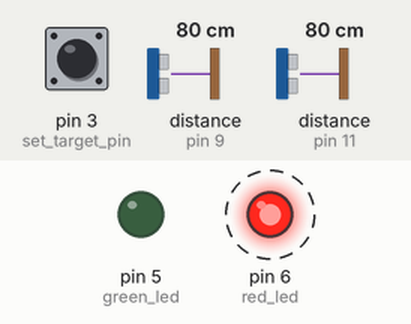
A sketch run on a simulated Arduino Uno, built with avr-gcc and run on an emulated ATmega328P. On the bench: output pins drawn as LEDs (lit = HIGH). Dashed ring = blinking. The inputs (shaded band) are chosen by the test bench; at power-on: pin 3 (set_target_pin) LOW, distance to the obstacle (sensors on pin 9, pin 11) 80 cm. The echo pulse lasts 58.3 µs per cm; EEPROM starts erased; what the sketch prints to the serial monitor is not drawn.

Above: at 1.2 s.
1.3 s: pin 3 (set_target_pin) pulled HIGH for 3.2 s
At 5.6 s:
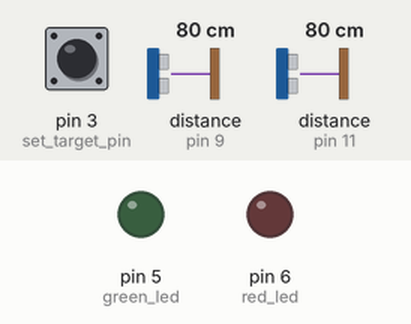
6.0 s: distance to the obstacle (sensor on pin 9) set to 74 cm
At 6.52 s:
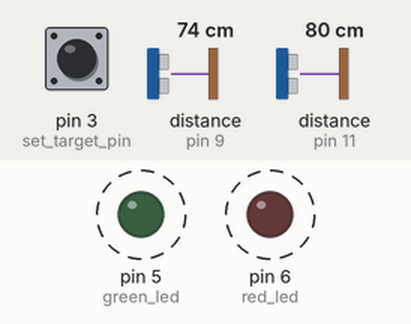
9.0 s: distance to the obstacle (sensor on pin 9) set to 4 cm
12.0 s: distance to the obstacle (sensor on pin 9) set to 2 cm
At 13.0 s:
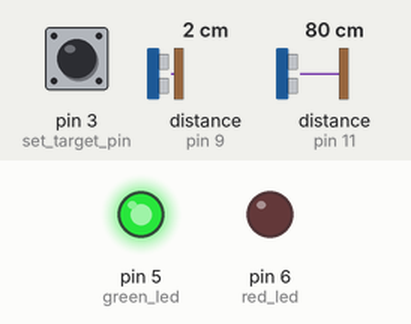
13.5 s: distance to the obstacle (sensor on pin 11) set to 72 cm
16.5 s: distance to the obstacle (sensor on pin 11) set to 120 cm
At 16.79 s:
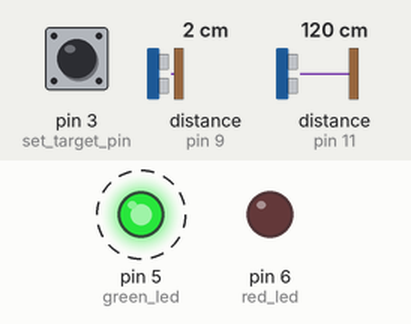
Timing chart, 0 to 20.5 s (numbered marks = the images above; inputs shaded):
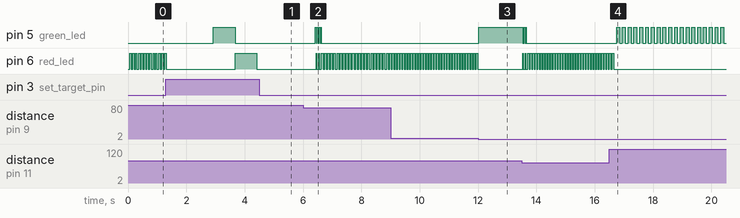

Measured:
- the behaviour switches between 78 and 77 cm on distance to the obstacle (sensor on pin 9) (found by bisection; images 1 and 2)
- the behaviour switches between 3 and 2 cm on distance to the obstacle (sensor on pin 9) (found by bisection; images 2 and 3)
- after the input at 1.3 s, pin 5 (green_led): LOW → HIGH after 1.6 s, → LOW 0.75 s later
- after the input at 6.0 s, pin 6 (red_led): alternates HIGH for 0.05 s and LOW for 0.05 s, starting after 0.44 s
- after the input at 12.0 s, pin 5 (green_led): LOW → HIGH at once; pin 6 (red_led): stops changing and stays LOW
- after the input at 13.5 s, pin 5 (green_led): alternates HIGH for 0.02 s and LOW for 0.02 s, 7 changes in all, then stays LOW, starting at once; pin 6 (red_led): alternates HIGH for 0.04 s and LOW for 0.04 s, starting at once
- after the input at 16.5 s, pin 5 (green_led): alternates HIGH for 0.10 s and LOW for 0.10 s, starting after 0.25 s; pin 6 (red_led): goes on until 16.7 s, then stays LOW

The sketch:

parking_helper.ino
```cpp
// I used this tutorial for ultrasonic sensor. The video is very helpful for understanding the basics.
// https://howtomechatronics.com/tutorials/arduino/ultrasonic-sensor-hc-sr04/
// However, the code that tutorial uses is inaccurate and more complex.

/*
  Communication with the ultrasonic sensor is done with the NewPing library

  Installation:
    Sketch -> Include Library -> Manage Libraries

  Docs:
    http://playground.arduino.cc/Code/NewPing
*/
#include <NewPing.h>
#define MAX_DISTANCE 1500 // This value is CM. IMPORTANT: If this value is too low, the sensors won't wait
// long enough for the ping to return, and the next iteration may recieve the ping. Ex: There isn't a car
// in the garage and the device starts to see random distances.
#define TRIGGER_PIN_A  12
#define ECHO_PIN_A     11
NewPing sonar_a(TRIGGER_PIN_A, ECHO_PIN_A, MAX_DISTANCE);
#define TRIGGER_PIN_B  10
#define ECHO_PIN_B     9
NewPing sonar_b(TRIGGER_PIN_B, ECHO_PIN_B, MAX_DISTANCE);

/*
  The runningMedian library is used for smoothing. The running median basically an array. When a new
  item is added, the oldest is removed. Methods exist for getting the median, max, min, etc.

  This library is not available in the IDE and has to be added manually. You should google manually
  adding arduino libraries for your OS. Usually it consists of downloading a git repository as a zip
  file and then extracting the folder into an arduino directory, inside the /libraries folder. (ex:
  arduino-1.8.5/libraries/<library name>)

  runningMedian:
    Documentation:  http://playground.arduino.cc/Main/RunningMedian
    Git Repo:       https://github.com/RobTillaart/Arduino/tree/master/libraries/RunningMedian

  Two running medians are used:
  name
    distance_running_median: stores individual sensor reading and products a reading used for
            determining the distance from the sensor.

    distance_history: stores the distances generated by the distance_running_median. Used to determine
            if there has been any recent movement.
*/
#include "RunningMedian.h"
RunningMedian distance_running_median = RunningMedian(15);
RunningMedian distance_history = RunningMedian(13);    // to the median of the long history to check
// for motion.

/*
  EEPROM is used for persistant storage. The Target is stored in EEPROM so
  that it doesn't reset on restart.

  Docs:
    https://www.arduino.cc/en/Reference/EEPROM
    https://www.arduino.cc/en/Tutorial/EEPROMWrite
*/
#include <EEPROM.h>
int target_addr = 0;

/*
  LED settings
*/
int green_led = 5;                      // Pin for the LED
int red_led = 6;                        // Pin for the LED
unsigned long last_blink = millis();
bool last_led_state = false;            // Stores the state of the LEDs pin (output pins cannot be read)
int min_blink_duration = 40;            // During parking,the distance from the target is mapped to min/max
int max_blink_duration = 1000;          // blink durations.
int blink_duration;                     // The determined duration will be stored here.
int target_distance;
int target_dead_zone = 6;

/*
  Set Target Button
*/
int set_target_pin = 3;                 // Pin for switch
int set_target_debounce_time = 1000;    // Debounce time in millis

/*
  Other variables
*/
int max_distance_in = 192;
int cur_distance = 100;
int history_interval = 333;       // invertval in millis in which an entry is added to history
unsigned long last_history_add = millis();
unsigned long last_motion_event = millis();
int motion_threshold_in = 4;      // Threshold for what is considered motion. If the device leaves standby
// too often, increase this.
int standby_after = 20000;        // After this much time with no motion above the threshold, the device will
// enter into standby mode.
int delay_between_pings = 8;      // A delay between pings is important to reduce noise in the sensor readings.
// Noise is likely due to the sensor recieving an echo from a previous ping. One library used 33ms for this
// value, however, I didn't see a difference between a 33 delay or 8ms delay. 5ms showed noise.


void setup() {
  // setup() is run once, at start

  // If the value at the address is 0, (the factory default for that address)
  // then write a default target distance in inches
  if (EEPROM.read(target_addr) == 0) {
    EEPROM.write(target_addr, 36);
  }

  // Read the target from memory
  target_distance = EEPROM.read(target_addr);

  // Setup the output pins and set their default status
  pinMode(green_led, OUTPUT);
  pinMode(red_led, OUTPUT);
  pinMode(set_target_pin, INPUT);
  digitalWrite(green_led, LOW);
  digitalWrite(red_led, LOW);

  Serial.begin(115200);
  Serial.println(target_distance);

}

void loop() {
  // The code here is looped until the device loses power.

  if (digitalRead(set_target_pin) == HIGH) {
    // If a button press is detected, debounce and then write the current distance as the target distance.

    // Uncomment for debugging
    // Serial.println("Button press detected");

    delay(set_target_debounce_time);

    if (digitalRead(set_target_pin) == HIGH) {
      // If its still high, read the current distance and write it to memory

      // Uncomment for debugging
      // Serial.println("Debounced");

      int a = sonar_a.convert_in(sonar_a.ping_median(11));
      delay(delay_between_pings);
      int b = sonar_b.convert_in(sonar_b.ping_median(11));
      cur_distance = simplify_distance(a, b);

      // Set the target to the current distance - 1, so that after the target is set, the light is green,
      // instead of blinking red.
      EEPROM.write(target_addr, cur_distance - 1);
      target_distance = EEPROM.read(target_addr);

      // Uncomment for debugging
      // Serial.print("New target: ");
      // Serial.println(target_distance);

      // Blink light to let user know its been set.
      digitalWrite(green_led, HIGH);
      digitalWrite(red_led, LOW);
      delay(750);
      digitalWrite(green_led, LOW);
      digitalWrite(red_led, HIGH);
      delay(750);
      digitalWrite(green_led, LOW);
      digitalWrite(red_led, LOW);
      delay(2000);
    }

  }

  if (last_motion_event + standby_after < millis()) {

    // Check if there has been motion recently, if there has not, turn off the LEDs and then
    // check for motion once per history inverval and set last_motion_event if there has been
    // motion.

    digitalWrite(green_led, LOW);
    digitalWrite(red_led, LOW);

    // Get sensor data to put into the running median.

    // In this case blocking pings isn't an issue since the LED blinks aren't being set, so we can use
    // sonar's median method. Do three iterations, returning the median then converting to inches.
    int a = sonar_a.convert_in(sonar_a.ping_median(5));
    delay(delay_between_pings);
    int b = sonar_b.convert_in(sonar_b.ping_median(5));
    cur_distance = simplify_distance(a, b);
    distance_history.add(cur_distance);

    // Uncomment for debugging
    // Serial.print("cur_distance:");
    // Serial.print(cur_distance);
    // Serial.print(", a:");
    // Serial.print(a);
    // Serial.print(", b:");
    // Serial.println(b);

    if (distance_history.getHighest() - distance_history.getLowest() > motion_threshold_in) {

      // If there has been a recent event, set the last_motion_variable.
      last_motion_event = millis();

      // Uncomment for debugging
      // Serial.print("Motion sensed, leaving standby");

    }

    // Sleep for a second
    delay(history_interval);

  } else {

    // Get the distance and update the LEDs

    // pinging is a blocking function that can take time especially if the object is far,
    // and device timesout. To keep the LEDs accurate, they must be processed often. A delay
    // between each reading is very important. Without it the sensors are very noisy. This
    // could be because the sensor is recieving an echo of the previous sensor's ping.
    handle_output(cur_distance);
    int a = sonar_a.ping_in();
    delay(delay_between_pings);
    handle_output(cur_distance);
    int b = sonar_b.ping_in();
    delay(delay_between_pings);

    // Add the cur_distance to the running median, then get a distance to send to the output
    cur_distance = simplify_distance(a, b);
    distance_running_median.add(cur_distance);
    int median_distance = distance_running_median.getMedian();
    handle_output(median_distance);

    // Uncomment for debugging
    // Serial.print("median_distance:");
    // Serial.print(median_distance);
    // Serial.print(", a:");
    // Serial.print(a);
    // Serial.print(", b:");
    // Serial.println(b);

    if (last_history_add + history_interval < millis()) {

      // Add an entry to the history on every interval,reset the interval time stamp, and then
      // check if the device should enter standby.
      distance_history.add(median_distance);
      last_history_add = millis();

      if (distance_history.getHighest() - distance_history.getLowest() > motion_threshold_in) {

        // If there has been a recent event, set the last_motion_variable.
        last_motion_event = millis();

        // Uncomment for debugging
        // Serial.print("Motion Sensed: ");
        // Serial.println(distance_history.getHighest() - distance_history.getLowest());

      }

    }

  }

}

int simplify_distance(int a, int b) {
  // Takes two sensor readings and returns a single number.

  int distance;

  if (a != 0 && b != 0) {

    // If the sensor is unable to get a reading (times out) then it returns 0. Since
    // neither are zero, send the closest.
    distance = min(a, b);

  } else {

    // At this point, at least one of the numbers is 0. If one is not zero (ex: one
    // sensor read and the other failed to read), it should be returned. Otherwise, 0
    // should be returned. By returning the max, we accomplish both tasks.
    distance = max(a, b);

  }

  if (distance == 0) {

    // If the distance is 0, the sensor timed out. For our purposes we can set this to
    // the max distance
    distance = max_distance_in;

  }

  return distance;

}

void handle_output(int distance) {
  int led;
  int led_off;

  if (distance <= target_distance) {

    // The target is closer than the target
    led = red_led;
    led_off = green_led;

    // The interval is the same as the duration.
    blink_duration = min_blink_duration;

  } else if (distance <= target_distance + target_dead_zone) {

    // Target is in the dead zone, the light should be solid.
    blink_duration = 0; // a duration of zero is shorthand to keep the LED on, w/o blinking
    led = green_led;
    led_off = red_led;

  } else {

    // The target is farther than the target
    led = green_led;
    led_off = red_led;

    // The interval is a function of the min/max durations and distance to the front edge of
    // the target (target & deadzone)
    // map(value, fromLow, fromHigh, toLow, toHigh)
    blink_duration = map(distance - target_distance - target_dead_zone, 0, max_distance_in, min_blink_duration, max_blink_duration);

  }

  // Now that we know the LEDs and duration, handle the LED outputs.

  // In order to not be blocking, we check the current time against the last
  // blink and interval, then set the LED outputs accordingly.

  if (blink_duration == 0) {

    // a duration of zero is shorthand to keep the LED on, w/o blinking
    digitalWrite(led, HIGH);
    digitalWrite(led_off, LOW);

  } else if (last_blink + blink_duration < millis() ) {

    // The minimum required duration is has been surpassed, toggle the LED
    last_led_state = !last_led_state;
    digitalWrite(led, last_led_state);
    digitalWrite(led_off, LOW);
    last_blink = millis();

  }

}
```
